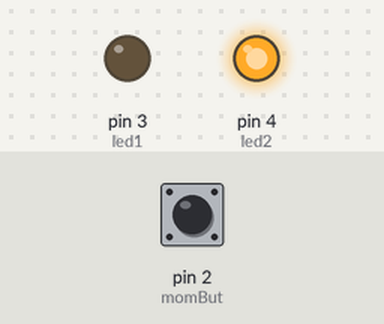
The sketch below on a simulated Arduino Uno, built with avr-gcc and run on an emulated ATmega328P. On the bench: output pins drawn as LEDs (lit = HIGH). The inputs (shaded band) are chosen by the test bench; at power-on: pin 2 (momBut) LOW.

Above: at 1.2 s.
1.3 s: pin 2 (momBut) pulled HIGH for 0.15 s
At 1.37 s:
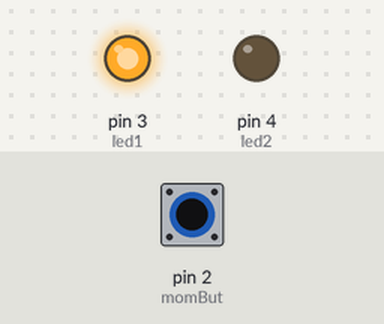
2.9 s: pin 2 (momBut) pulled HIGH for 3.2 s
At 7.2 s:
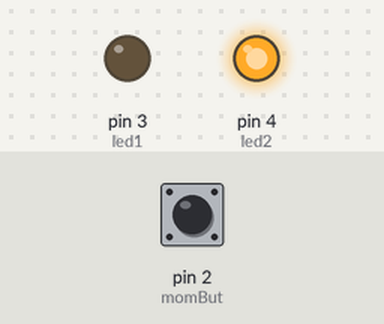
Timing chart, 0 to 8.7 s (numbered marks = the images above; inputs shaded):
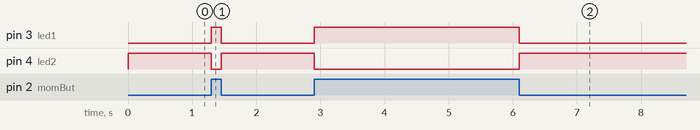

Measured:
- after the input at 1.3 s, pin 3 (led1): LOW → HIGH at once, → LOW 0.15 s later; pin 4 (led2): HIGH → LOW at once, → HIGH 0.15 s later
- after the input at 2.9 s, pin 3 (led1): LOW → HIGH at once, → LOW 3.2 s later; pin 4 (led2): HIGH → LOW at once, → HIGH 3.2 s later

The sketch:

arduinoEx1.ino
```cpp
int momBut = 2;
int led1 = 3;
int led2 = 4;

int buttonVal;

void setup() {
  // put your setup code here, to run once:
  pinMode(2, INPUT);
  pinMode(led1, OUTPUT);
  pinMode(led2, OUTPUT);

}

void loop() {
  // put your main code here, to run repeatedly:

 buttonVal = digitalRead(momBut);

  if(buttonVal == HIGH)
  {
    digitalWrite(led1, HIGH);
    digitalWrite(led2, LOW);
  }
  else if(buttonVal == LOW)
  {
    digitalWrite(led2, HIGH);
    digitalWrite(led1, LOW);
  }

}

//pinMode();

//digitalRead();  //binary piece of input

//digitalWrite(); //sedning out binary signal
```
